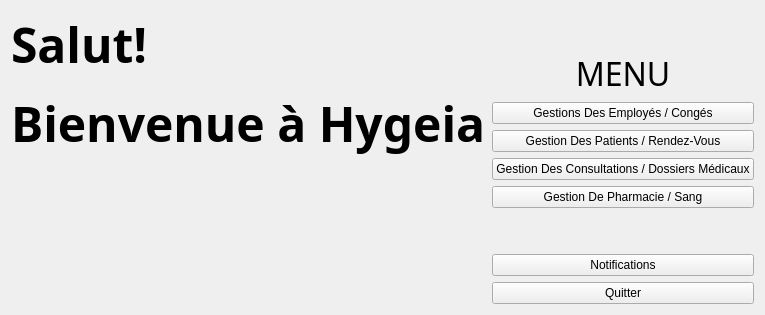
      <widget class="QWidget" name="page">
       <layout class="QHBoxLayout" name="horizontalLayout_2">
        <item>
         <layout class="QVBoxLayout" name="verticalLayout">
          <item>
           <widget class="QLabel" name="bvn">
            <property name="font">
             <font>
              <family>Montserrat ExtraBold</family>
              <weight>75</weight>
              <bold>true</bold>
             </font>
            </property>
            <property name="text">
             <string>&lt;html&gt;&lt;head/&gt;&lt;body&gt;&lt;p&gt;&lt;span style=&quot; font-size:36pt;&quot;&gt;Salut!&lt;/span&gt;&lt;/p&gt;&lt;p&gt;&lt;span style=&quot; font-size:36pt;&quot;&gt;Bienvenue à Hygeia&lt;/span&gt;&lt;/p&gt;&lt;/body&gt;&lt;/html&gt;</string>
            </property>
           </widget>
          </item>
          <item>
           <widget class="QLabel" name="doc">
            <property name="text">
             <string>&lt;html&gt;&lt;head/&gt;&lt;body&gt;&lt;p&gt;&lt;img src=&quot;:/rec/rec/doctor.png&quot;/&gt;&lt;/p&gt;&lt;/body&gt;&lt;/html&gt;</string>
            </property>
           </widget>
          </item>
         </layout>
        </item>
        <item>
         <layout class="QVBoxLayout" name="verticalLayout_2">
          <item>
           <spacer name="verticalSpacer_2">
            <property name="orientation">
             <enum>Qt::Vertical</enum>
            </property>
            <property name="sizeHint" stdset="0">
             <size>
              <width>20</width>
              <height>40</height>
             </size>
            </property>
           </spacer>
          </item>
          <item>
           <widget class="QLabel" name="menu">
            <property name="font">
             <font>
              <family>Montserrat Medium</family>
             </font>
            </property>
            <property name="text">
             <string>&lt;html&gt;&lt;head/&gt;&lt;body&gt;&lt;p align=&quot;center&quot;&gt;&lt;span style=&quot; font-size:24pt;&quot;&gt;MENU&lt;/span&gt;&lt;/p&gt;&lt;/body&gt;&lt;/html&gt;</string>
            </property>
           </widget>
          </item>
          <item>
           <widget class="QPushButton" name="rayen">
            <property name="text">
             <string>Gestions Des Employés / Congés</string>
            </property>
           </widget>
          </item>
          <item>
           <widget class="QPushButton" name="oussama">
            <property name="text">
             <string>Gestion Des Patients / Rendez-Vous</string>
            </property>
           </widget>
          </item>
          <item>
           <widget class="QPushButton" name="amine">
            <property name="text">
             <string>Gestion Des Consultations / Dossiers Médicaux</string>
            </property>
           </widget>
          </item>
          <item>
           <widget class="QPushButton" name="walid">
            <property name="text">
             <string>Gestion De Pharmacie / Sang</string>
            </property>
           </widget>
          </item>
          <item>
           <spacer name="verticalSpacer">
            <property name="orientation">
             <enum>Qt::Vertical</enum>
            </property>
            <property name="sizeHint" stdset="0">
             <size>
              <width>20</width>
              <height>40</height>
             </size>
            </property>
           </spacer>
          </item>
          <item>
           <widget class="QPushButton" name="pushButtonNotifications">
            <property name="text">
             <string>Notifications</string>
            </property>
           </widget>
          </item>
          <item>
           <widget class="QPushButton" name="pushButtonQuitter">
            <property name="text">
             <string>Quitter</string>
            </property>
           </widget>
          </item>
         </layout>
        </item>
       </layout>
      </widget>
